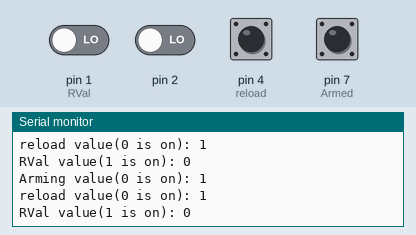
Recording of a sketch running on a simulated Arduino Leonardo, built with avr-gcc and run on an emulated ATmega32U4. Parts: the last lines printed to the serial monitor. The inputs (shaded band) are chosen by the test bench; at power-on: pin 4 (reload), pin 7 (Armed) HIGH, pin 1 (RVal), pin 2 LOW. Storage starts empty; USB keyboard and mouse output is not drawn.

Above: at 0.8 s.
0.9 s: pin 4 (reload) pulled LOW for 0.15 s
At 2.1 s:
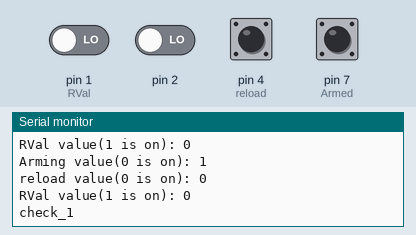
4.0 s: pin 7 (Armed) pulled LOW for 3.2 s
At 7.9 s:
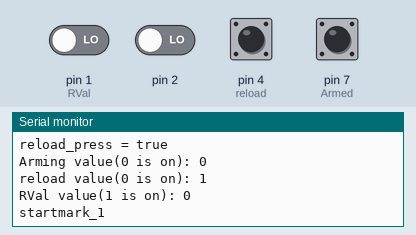
8.7 s: pin 4 (reload) pulled LOW for 1 s
At 9.2 s:
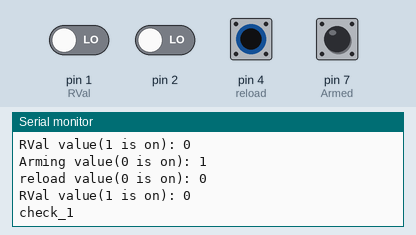

The sketch:

Keyscript.ino
```cpp
#include <Keyboard.h>
#include <SD.h>
const int linkcodeChipSelect = 5;
const int Armed = 7;
const int reload = 4;
int RVal = 1;
String linkcode;


//funct list
void function_execute();

void setup() {
 pinMode(Armed, INPUT_PULLUP);
 pinMode(reload, INPUT_PULLUP);
 Keyboard.begin();
 Serial.begin(9600); // initialize serial communication

 if (!SD.begin(linkcodeChipSelect)){
  Serial.println("SD card initialization failed!");
    return;
  }
  // Read the link code from the SD card
  File linkcodeFile = SD.open("linkcode.txt");
  if (linkcodeFile) {
    linkcode = linkcodeFile.readString();
    linkcodeFile.close();
  } else {
    Serial.println("Error opening linkcode.txt on the linkcode SD card");

  }
  function_execute();
}
void loop() {

}


  void function_execute(){
    while(1==1){
      Serial.print("Arming value(0 is on): ");
      Serial.println(digitalRead(Armed));
      Serial.print("reload value(0 is on): ");
      Serial.println(digitalRead(reload));
      Serial.print("RVal value(1 is on): ");
      Serial.println(digitalRead(RVal));

     if(digitalRead(reload) == 0){
          Serial.println("check_1");
          RVal=1;
          delay(5000);
          if(digitalRead(reload) == 1){
            Serial.println("reload_press = true");
            delay(1000);
          }
     }
     else if((digitalRead(Armed) == 0)&& (RVal == 1)){
            Serial.println("startmark_1");
            delay(100);
            Keyboard.press(KEY_LEFT_GUI);
            Keyboard.press('r');
            Keyboard.releaseAll();
            delay(100);
            Keyboard.print("cmd");
            Keyboard.press(KEY_RETURN);
            Keyboard.release(KEY_RETURN);
            delay(1000);
            Keyboard.print(linkcode);
            Keyboard.press(KEY_RETURN);
            Keyboard.release(KEY_RETURN);
            Keyboard.print("exit");
            Keyboard.press(KEY_RETURN);
            Keyboard.release(KEY_RETURN);
            RVal++;

       }
      }
     }
```

Measured:
- after the input at 0.9 s, the serial monitor: prints a new line at once (image 1)
- after the input at 4.0 s, the serial monitor: prints a new line after 2.9 s (image 2)
- after the input at 8.7 s, the serial monitor: prints a new line at once (image 3)
